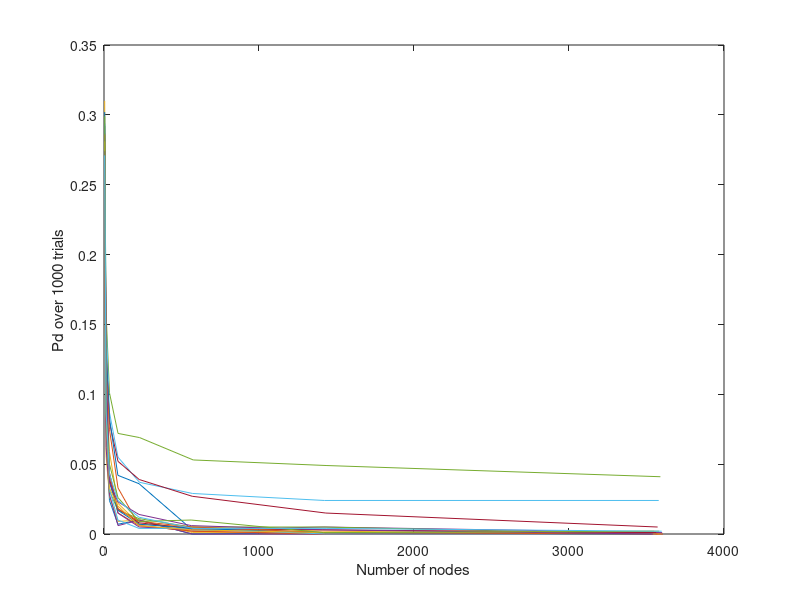
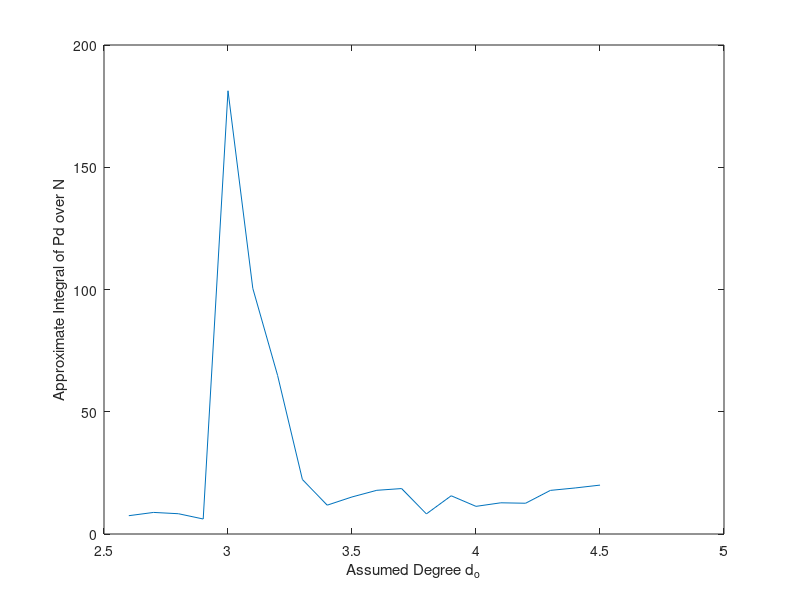
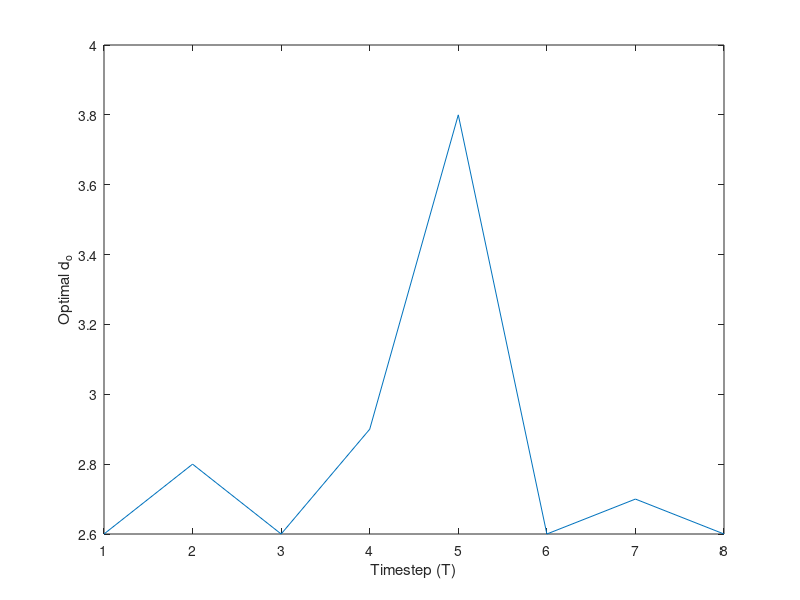

Here is the MATLAB script that generated these plots, in order:
load('irregular_tree_results.mat')

[num_d,max_T] = size(pd_ml);

plot(num_infected', pd_ml')
xlabel('Number of nodes')
ylabel('Pd over 1000 trials')

figure(2)
integrated = []
for i = 1:num_d
    integrated = [integrated; cumtrapz(num_infected(i,:),pd_ml(i,:))];
end
plot(d_values+1,integrated(:,end))
xlabel('Assumed Degree d_o')
ylabel('Approximate Integral of Pd over N')


figure(3)
[m,I] = min(pd_ml);
plot(1:8,d_values(I)+1)
xlabel('Timestep (T)')
ylabel('Optimal d_o')


